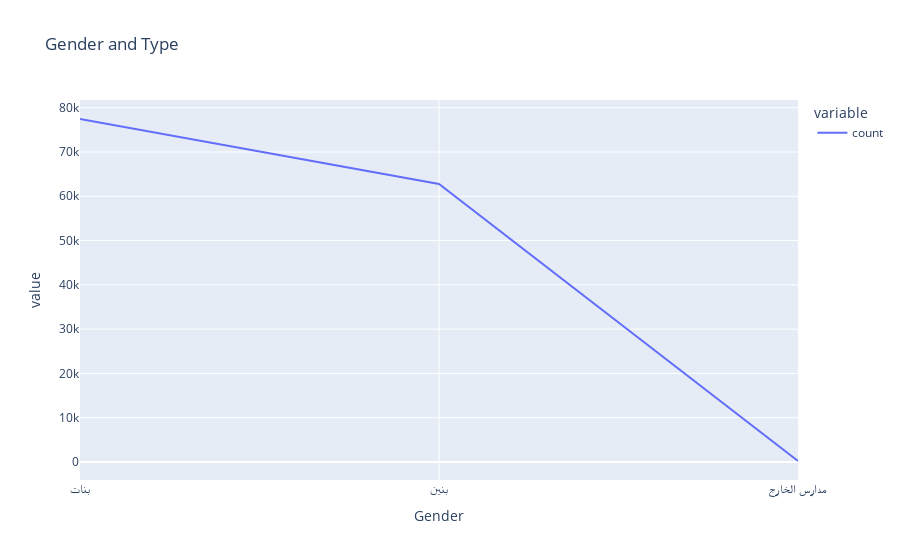

The notebook cell saved with this chart:
### Code cell
fig.show()

### Figure 1 — Plotly figure (JSON) as saved in the notebook; plotly's stock layout.template omitted (floating-point values rounded to 4 significant figures)
{"data": [{"hovertemplate": "variable=count<br>Gender=%{x}<br>value=%{y}<extra></extra>", "legendgroup": "count", "line": {"color": "#636efa", "dash": "solid"}, "marker": {"symbol": "circle"}, "mode": "lines", "name": "count", "orientation": "v", "showlegend": true, "type": "scatter", "x": ["بنات", "بنين", "مدارس الخارج"], "xaxis": "x", "y": [77456, 62765, 210], "yaxis": "y"}], "layout": {"autosize": true, "legend": {"title": {"text": "variable"}, "tracegroupgap": 0}, "title": {"text": "Gender and Type"}, "xaxis": {"anchor": "y", "autorange": true, "domain": [0, 1], "range": [0, 2], "title": {"text": "Gender"}, "type": "category"}, "yaxis": {"anchor": "x", "autorange": true, "domain": [0, 1], "range": [-4081.0, 81750.0], "title": {"text": "value"}, "type": "linear"}}}
